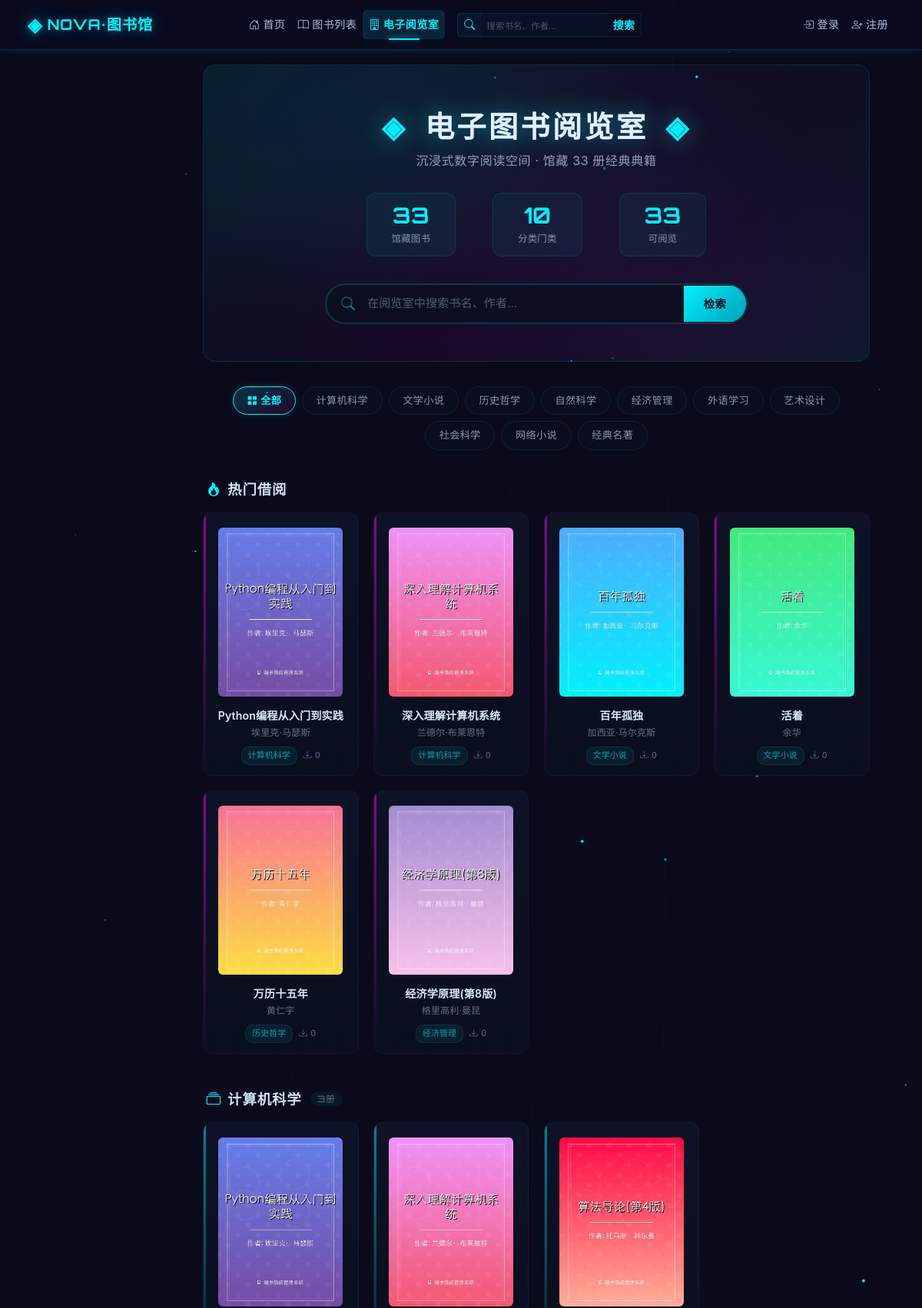
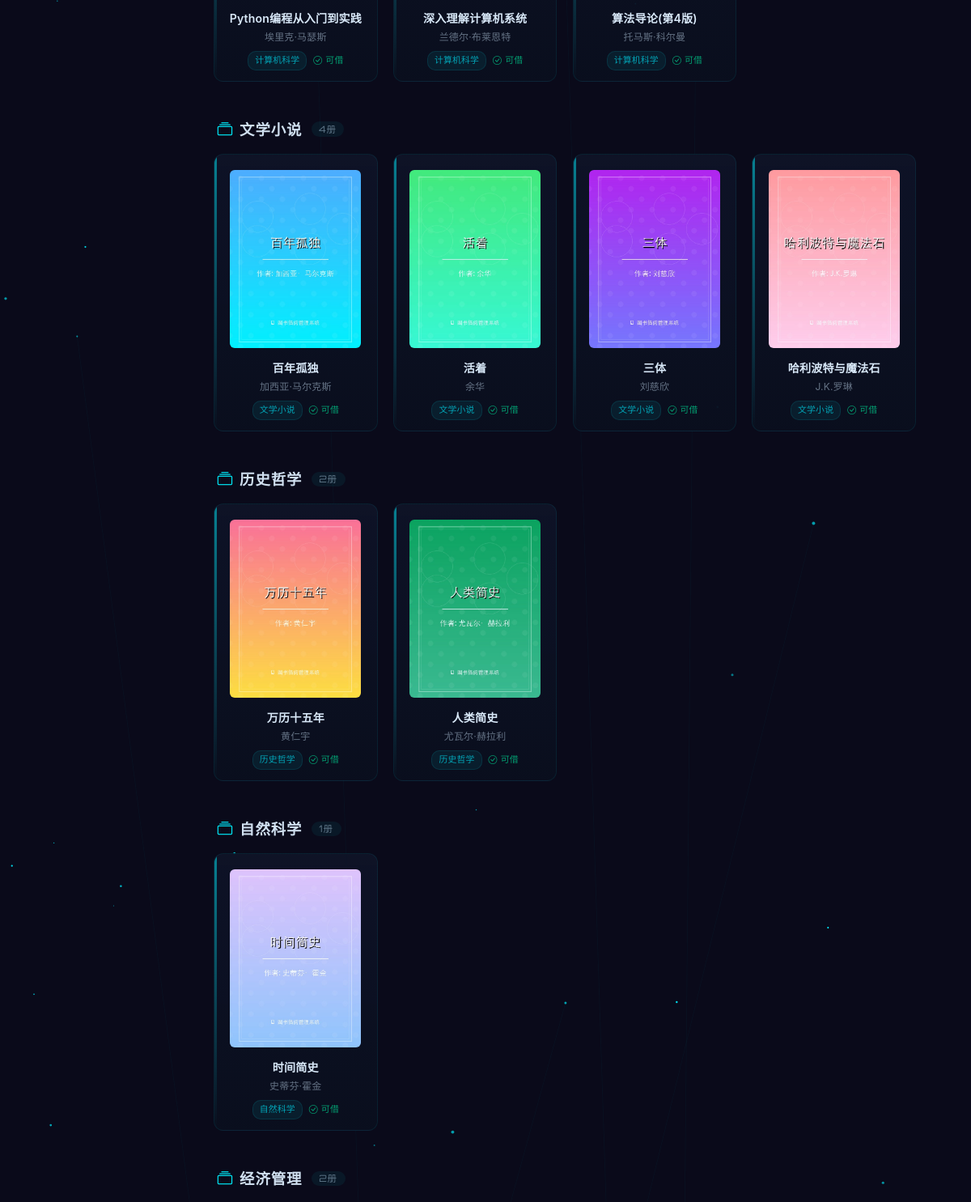
The app's page /books/reading-room/ (upper part) with its own data (2 pictures, top to bottom).
### books/models.py (models this page shows, shortened)
class Category(models.Model):
    name = models.CharField(max_length=50, unique=True, verbose_name="分类名称")
    description = models.CharField(max_length=200, blank=True, null=True, verbose_name="分类描述")
    created_at = models.DateTimeField(auto_now_add=True, verbose_name="创建时间")
    class Meta:
        db_table = "categories"
        verbose_name = "图书分类"
        verbose_name_plural = verbose_name

class Book(models.Model):
    title = models.CharField(max_length=200, verbose_name="书名")
    author = models.CharField(max_length=100, verbose_name="作者")
    isbn = models.CharField(max_length=20, unique=True, verbose_name="ISBN")
    publisher = models.CharField(max_length=100, blank=True, null=True, verbose_name="出版社")
    publish_date = models.DateField(blank=True, null=True, verbose_name="出版日期")
    category = models.ForeignKey(Category, on_delete=models.SET_NULL, null=True, blank=True, verbose_name="分类")
    description = models.TextField(blank=True, null=True, verbose_name="简介")
    toc = models.TextField(blank=True, null=True, verbose_name="目录JSON")
    cover = models.ImageField(upload_to="book_covers/", blank=True, null=True, verbose_name="封面")
    total_stock = models.IntegerField(default=0, verbose_name="总库存")
    current_stock = models.IntegerField(default=0, verbose_name="当前库存")
    borrow_count = models.IntegerField(default=0, verbose_name="累计借阅次数")
    created_at = models.DateTimeField(auto_now_add=True, verbose_name="入库时间")
    updated_at = models.DateTimeField(auto_now=True, verbose_name="更新时间")
    is_deleted = models.BooleanField(default=False, verbose_name="是否删除")
    class Meta:
        db_table = "books"
        verbose_name = "图书"
        verbose_name_plural = verbose_name

### books/views.py (the view)
# urls.py: path("reading-room/", views.reading_room_view, name="reading_room"),
def reading_room_view(request):
    try:
        categories = Category.objects.all()
        category_id = request.GET.get("category", "").strip()
        q = request.GET.get("q", "").strip()
        queryset = Book.objects.filter(is_deleted=False).select_related("category")
        if q:
            queryset = queryset.filter(
                Q(title__icontains=q) | Q(author__icontains=q) | Q(isbn__icontains=q)
            )
        if category_id:
            queryset = queryset.filter(category_id=category_id)
        books_by_category = {}
        for cat in categories:
            cat_books = [b for b in queryset if b.category_id == cat.id]
            if cat_books:
                books_by_category[cat] = cat_books
            elif not category_id:
                pass
        uncategorized = [b for b in queryset if b.category_id is None]
        if uncategorized:
            books_by_category["未分类"] = uncategorized
        all_books = list(queryset.order_by("-borrow_count"))
        total_books = queryset.count()
        total_chapters = sum(
            ChapterContent.objects.filter(book__in=queryset, book__is_deleted=False).values("book").annotate(cnt=Count("id")).values_list("cnt", flat=True)
        )
        return render(request, "books/reading_room.html", {
            "categories": categories,
            "books_by_category": books_by_category,
            "all_books": all_books,
            "total_books": total_books,
            "category_id": category_id,
            "search_query": q,
            "popular_books": sorted(all_books, key=lambda b: b.borrow_count, reverse=True)[:6],
            "recent_books": list(queryset.order_by("-created_at")[:6]),
        })
    except Exception as e:
        messages.error(request, f"加载阅览室失败: {str(e)}")
        return render(request, "books/reading_room.html", {
            "categories": [], "books_by_category": {}, "all_books": [],
            "total_books": 0, "category_id": "", "search_query": "",
            "popular_books": [], "recent_books": [],
        })

### templates/books/reading_room.html (shortened to what this page needs)
{% extends "base.html" %}
{% load static %}
{% block content %}
<div class="reading-room-app">
    <section class="rr-hero">
        <div class="rr-hero-bg"></div>
        <div class="rr-hero-content">
            <h1 class="rr-hero-title">
                <span class="rr-hero-icon">◈</span>
                电子图书阅览室
                <span class="rr-hero-icon">◈</span>
            </h1>
            <p class="rr-hero-sub">沉浸式数字阅读空间 · 馆藏 {{ total_books }} 册经典典籍</p>
            <div class="rr-hero-stats">
                <div class="rr-stat-item">
                    <span class="rr-stat-val">{{ total_books }}</span>
                    <span class="rr-stat-lbl">馆藏图书</span>
                </div>
                <div class="rr-stat-item">
                    <span class="rr-stat-val">{{ categories|length }}</span>
                    <span class="rr-stat-lbl">分类门类</span>
                </div>
                <div class="rr-stat-item">
                    <span class="rr-stat-val">{{ all_books|length }}</span>
                    <span class="rr-stat-lbl">可阅览</span>
                </div>
            </div>
            <form class="rr-search" method="get" action="{% url 'reading_room' %}">
                <div class="rr-search-wrap">
                    <i class="bi bi-search rr-search-icon"></i>
                    <input type="text" name="q" class="rr-search-input" placeholder="在阅览室中搜索书名、作者..." value="{{ search_query }}" autocomplete="off">
                    <button type="submit" class="rr-search-btn">检索</button>
                </div>
            </form>
        </div>
    </section>
    <section class="rr-categories">
        <div class="rr-cat-pills">
            <a href="{% url 'reading_room' %}" class="rr-cat-pill {% if not category_id %}active{% endif %}">
                <i class="bi bi-grid-fill me-1"></i>全部
            </a>
            {% for cat in categories %}
            <a href="{% url 'reading_room' %}?category={{ cat.id }}{% if search_query %}&q={{ search_query }}{% endif %}"
               class="rr-cat-pill {% if category_id|stringformat:'s' == cat.id|stringformat:'s' %}active{% endif %}">
                {{ cat.name }}
            </a>
            {% endfor %}
        </div>
    </section>
    {% if popular_books and not category_id and not search_query %}
    <section class="rr-section">
        <div class="rr-section-hdr">
            <h2 class="rr-section-title"><i class="bi bi-fire me-2"></i>热门借阅</h2>
        </div>
        <div class="rr-shelf">
            {% for book in popular_books %}
            <div class="rr-book-card popular" onclick="location.href='{% url 'book_reader' book.id %}'">
                <div class="rr-book-spine"></div>
                <div class="rr-book-cover-wrap">
                    {% if book.cover %}
                    <img src="{{ book.cover.url }}" alt="{{ book.title }}" class="rr-book-cover">
                    {% else %}
                    <div class="rr-book-cover rr-book-cover-gen" data-index="{{ forloop.counter }}">
                        <span class="rr-book-cover-title">{{ book.title|slice:":4" }}</span>
                    </div>
                    {% endif %}
                </div>
                <div class="rr-book-info">
                    <h4 class="rr-book-title" title="{{ book.title }}">{{ book.title }}</h4>
                    <p class="rr-book-author">{{ book.author }}</p>
                    <div class="rr-book-meta">
                        <span class="rr-book-tag">{{ book.category.name|default:"未分类" }}</span>
                        <span class="rr-book-borrows"><i class="bi bi-download me-1"></i>{{ book.borrow_count }}</span>
                    </div>
                </div>
                <div class="rr-book-hover-actions">
                </div>
            </div>
            {% endfor %}
        </div>
    </section>
    {% endif %}
    {% if books_by_category %}
        {% for cat, book_list in books_by_category.items %}
        <section class="rr-section">
            <div class="rr-section-hdr">
                <h2 class="rr-section-title">
                    {% if cat == "未分类" %}
                        <i class="bi bi-book me-2"></i>未分类
                    {% else %}
                        <i class="bi bi-collection me-2"></i>{{ cat.name }}
                    {% endif %}
                    <span class="rr-section-count">{{ book_list|length }}册</span>
                </h2>
            </div>
            <div class="rr-shelf">
                {% for book in book_list %}
                <div class="rr-book-card" onclick="location.href='{% url 'book_reader' book.id %}'">
                    <div class="rr-book-spine"></div>
                    <div class="rr-book-cover-wrap">
                        {% if book.cover %}
                        <img src="{{ book.cover.url }}" alt="{{ book.title }}" class="rr-book-cover">
                        {% else %}
                        <div class="rr-book-cover rr-book-cover-gen" data-index="{{ forloop.counter }}">
                            <span class="rr-book-cover-title">{{ book.title|slice:":4" }}</span>
                        </div>
                        {% endif %}
                    </div>
                    <div class="rr-book-info">
                        <h4 class="rr-book-title" title="{{ book.title }}">{{ book.title }}</h4>
                        <p class="rr-book-author">{{ book.author }}</p>
                        <div class="rr-book-meta">
                            <span class="rr-book-tag">{{ cat.name|default:"未分类" }}</span>
                            {% if book.current_stock > 0 %}
                            <span class="rr-book-stock in"><i class="bi bi-check-circle me-1"></i>可借</span>
                            {% endif %}
                        </div>
                    </div>
                    <div class="rr-book-hover-actions">
                    </div>
                </div>
                {% endfor %}
            </div>
        </section>
        {% endfor %}
    {% endif %}
</div>
{% endblock %}

### static/css/style.css (style rules this page uses)
:root { --bg-deep: #0a0a1a; --bg-surface: rgba(10, 10, 35, 0.85); --bg-card: rgba(15, 15, 45, 0.8); --bg-glass: rgba(10, 10, 30, 0.75); --cyan: #00f0ff; --cyan-dim: rgba(0, 240, 255, 0.6); --cyan-glow: rgba(0, 240, 255, 0.4); --magenta: #ff00ff; --magenta-dim: rgba(255, 0, 255, 0.6); --magenta-glow: rgba(255, 0, 255, 0.4); --primary: #00f0ff; --primary-dark: #00c4d0; --primary-light: #66f5ff; --primary-gradient: linear-gradient(135deg, #00f0ff 0%, #ff00ff 100%); --primary-gradient-h: linear-gradient(135deg, #ff00ff 0%, #00f0ff 100%); --accent: #ff00ff; --accent-light: #ff66ff; --accent-gradient: linear-gradient(135deg, #ff00ff 0%, #00f0ff 100%); --success: #00ff88; --success-gradient: linear-gradient(135deg, #00ff88 0%, #00cc66 100%); --warning: #ffaa00; --warning-gradient: linear-gradient(135deg, #ffcc00 0%, #ff8800 100%); --danger: #ff3355; --danger-gradient: linear-gradient(135deg, #ff5577 0%, #cc0022 100%); --info: #00ccff; --info-gradient: linear-gradient(135deg, #00eeff 0%, #0099cc 100%); --text-primary: #eaf0ff; --text-secondary: #aabbdd; --text-muted: #7788aa; --border: rgba(0, 240, 255, 0.15); --border-glow: rgba(0, 240, 255, 0.3); --shadow-sm: 0 0 10px rgba(0, 240, 255, 0.08), 0 1px 3px rgba(0, 0, 0, 0.3); --shadow: 0 0 20px rgba(0, 240, 255, 0.1), 0 4px 12px rgba(0, 0, 0, 0.4); --shadow-lg: 0 0 30px rgba(0, 240, 255, 0.12), 0 8px 24px rgba(0, 0, 0, 0.5); --shadow-xl: 0 0 50px rgba(0, 240, 255, 0.15), 0 12px 36px rgba(0, 0, 0, 0.6); --shadow-glow: 0 0 25px rgba(0, 240, 255, 0.2), 0 0 50px rgba(255, 0, 255, 0.1); --shadow-card-hover: 0 0 40px rgba(0, 240, 255, 0.2), 0 0 80px rgba(255, 0, 255, 0.1), 0 8px 24px rgba(0, 0, 0, 0.4); --shadow-neon: 0 0 10px rgba(0, 240, 255, 0.6), 0 0 30px rgba(0, 240, 255, 0.3); --radius-sm: 6px; --radius: 12px; --radius-lg: 18px; --radius-xl: 24px; --transition-fast: 0.15s cubic-bezier(0.4, 0, 0.2, 1); --transition: 0.3s cubic-bezier(0.4, 0, 0.2, 1); --transition-slow: 0.5s cubic-bezier(0.4, 0, 0.2, 1); --font: 'Orbitron', 'Inter', -apple-system, BlinkMacSystemFont, "Segoe UI", sans-serif; --font-body: 'Inter', -apple-system, BlinkMacSystemFont, "Segoe UI", sans-serif; }
* { margin: 0; padding: 0; box-sizing: border-box; }
body { font-family: var(--font-body); background: var(--bg-deep); color: var(--text-primary); line-height: 1.6; min-height: 100vh; letter-spacing: 0.01em; -webkit-font-smoothing: antialiased; -moz-osx-font-smoothing: grayscale; overflow-x: hidden; }

### records on screen
Category: name "计算机科学", book_list "3"
Category: name "文学小说", book_list "4"
Category: name "历史哲学", book_list "2"
Category: name "自然科学", book_list "1"
Category: name "经济管理", book_list "2"
Category: name "外语学习"
Category: name "艺术设计"
Category: name "社会科学"
Category: name "网络小说"
Category: name "经典名著"
Book: cover (picture), title "Python编程从入门到实践", author "埃里克·马瑟斯", category.name "计算机科学", borrow_count "0", current_stock "可借"
Book: cover (picture), title "深入理解计算机系统", author "兰德尔·布莱恩特", category.name "计算机科学", borrow_count "0", current_stock "可借"
Book: cover (picture), title "百年孤独", author "加西亚·马尔克斯", category.name "文学小说", borrow_count "0", current_stock "可借"
Book: cover (picture), title "活着", author "余华", category.name "文学小说", borrow_count "0", current_stock "可借"
Book: cover (picture), title "万历十五年", author "黄仁宇", category.name "历史哲学", borrow_count "0", current_stock "可借"
Book: cover (picture), title "经济学原理(第8版)", author "格里高利·曼昆", category.name "经济管理", borrow_count "0"
Book: cover (picture), title "算法导论(第4版)", author "托马斯·科尔曼", current_stock "可借"
Book: cover (picture), title "三体", author "刘慈欣", current_stock "可借"
Book: cover (picture), title "哈利波特与魔法石", author "J.K.罗琳", current_stock "可借"
Book: cover (picture), title "人类简史", author "尤瓦尔·赫拉利", current_stock "可借"
Book: cover (picture), title "时间简史", author "史蒂芬·霍金", current_stock "可借"

### other values on screen
{{ total_books }} "33"
{{ categories|length }} "10"
{{ all_books|length }} "33"
